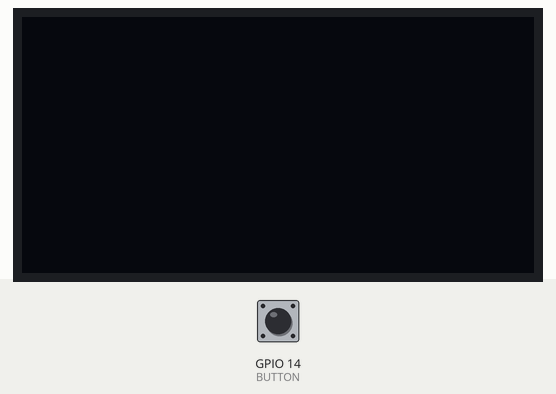
A sketch run on a simulated ESP8266 (NodeMCU). On the bench: 128×64 one-colour display. Inputs (shaded band) come from the test bench; at power-on: GPIO 14 (BUTTON) LOW. WiFi joins after 1.5 s; servers stay silent unless stated; uploads are accepted with an empty reply; what the sketch prints to the serial monitor is not drawn.

Above: at 2.7 s.
2.8 s: GPIO 14 (BUTTON) pulled HIGH for 0.15 s
At 5.6 s:
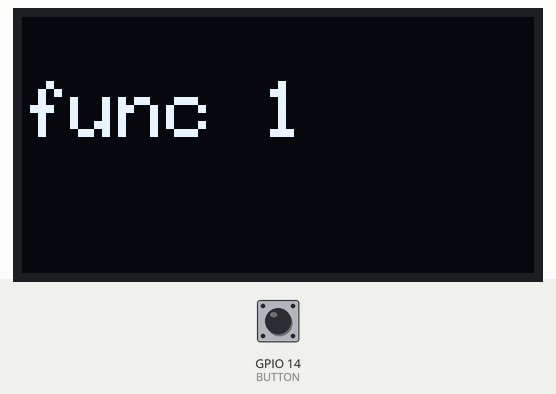
5.9 s: GPIO 14 (BUTTON) pulled HIGH for 1 s
At 8.0 s:
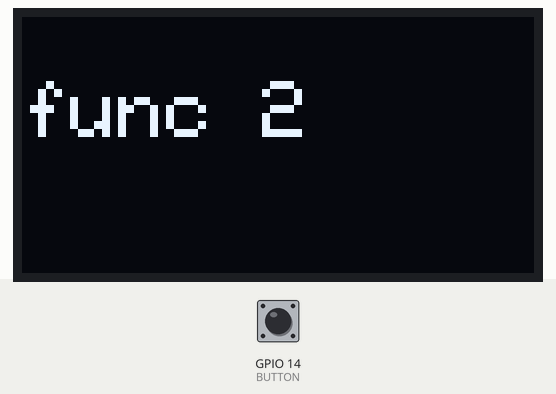
Timing chart, 0 to 9.5 s (numbered marks = the images above; inputs shaded):
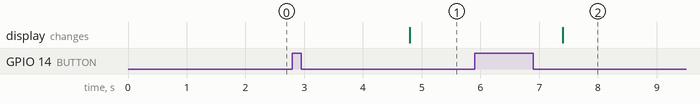

Measured:
- after the input at 2.8 s, the display: changes after 2.0 s (image 1)
- after the input at 5.9 s, the display: changes after 1.5 s (image 2)

The sketch:

SingleButton.ino
```cpp
// (licence header left out)
#include <ESP8266WiFi.h>
#include <WiFiClientSecure.h>
#include <SPI.h>
#include <Wire.h>
#include <Adafruit_GFX.h>
#include <Adafruit_SSD1306.h>

#define OLED_RESET 4
Adafruit_SSD1306 display(OLED_RESET);

#if (SSD1306_LCDHEIGHT != 64)
#error("Height incorrect, please fix Adafruit_SSD1306.h!");
#endif

const char* SSID = "";
const char* PASSWORD = "";
const char* API_KEY = "";

const char* HOST = "functions.krdlab.com";
const char* FINGERPRINT = "9A E4 50 03 96 39 A0 37 9C 61 BE 9C C5 84 06 95 56";

const int BUTTON = 14;

void setup() {
  Serial.begin(115200);

  Wire.begin(0, 2);
  display.begin(SSD1306_SWITCHCAPVCC, 0x3C);
  display.clearDisplay();
  display.display();

  Serial.println();

  WiFi.begin(SSID, PASSWORD);
  while (WiFi.status() != WL_CONNECTED) {
    delay(500);
    Serial.print(".");
  }

  Serial.println();
  Serial.println(WiFi.localIP());

  pinMode(BUTTON, INPUT);
}

unsigned long startDisplayTime = 0;

void loop() {
  const int state1 = digitalRead(BUTTON);
  if (state1 == HIGH) {
    delay(200);
    const int state2 = checkSecondaryClick(BUTTON, 500);
    if (state2 == HIGH) {
      const String res = post("/2");
      show("func 2", res);
    } else {
      const String res = post("/1");
      show("func 1", res);
    }
    delay(200);
  }
  if (startDisplayTime > 0 && startDisplayTime + 3000 < millis()) {
    display.clearDisplay();
    display.display();
    startDisplayTime = 0;
  }
}

void show(const char* text, const String tm) {
  display.clearDisplay();
  display.setTextColor(WHITE);
  display.setTextSize(2);
  display.setCursor(0, 0);
  display.println();
  display.println(text);
  display.println(tm);
  display.display();
  startDisplayTime = millis();
}

int checkSecondaryClick(const int pin, const unsigned long waitMills) {
  const unsigned long limit = millis() + waitMills;
  int state = LOW;
  while (state == LOW && millis() < limit) {
    state = digitalRead(pin);
    delay(10);
  }
  return state;
}

String post(const char* path) {
  WiFiClientSecure client;
  if (!client.connect(HOST, 443)) {
    Serial.println("failed to connect to host.");
    return "";
  }
  if (!client.verify(FINGERPRINT, HOST)) {
    Serial.println("failed to verify fingerprint.");
    // FIXME: return;
  }

  client.print(String("POST ") + path + " HTTP/1.1\r\n"
              + "Host: " + HOST + "\r\n"
              + "Connection: close\r\n"
              + "x-api-key: " + API_KEY + "\r\n"
              + "\r\n");
  Serial.println("POST");

  String content = "";
  while (client.connected()) {
    const String line = client.readStringUntil('\n');
    Serial.println(line);
    if (line == "\r") {
      content = client.readStringUntil('\n');
      break;
    }
  }
  Serial.println();
  Serial.println(content);
  Serial.println("done.");
  return content;
}
```
